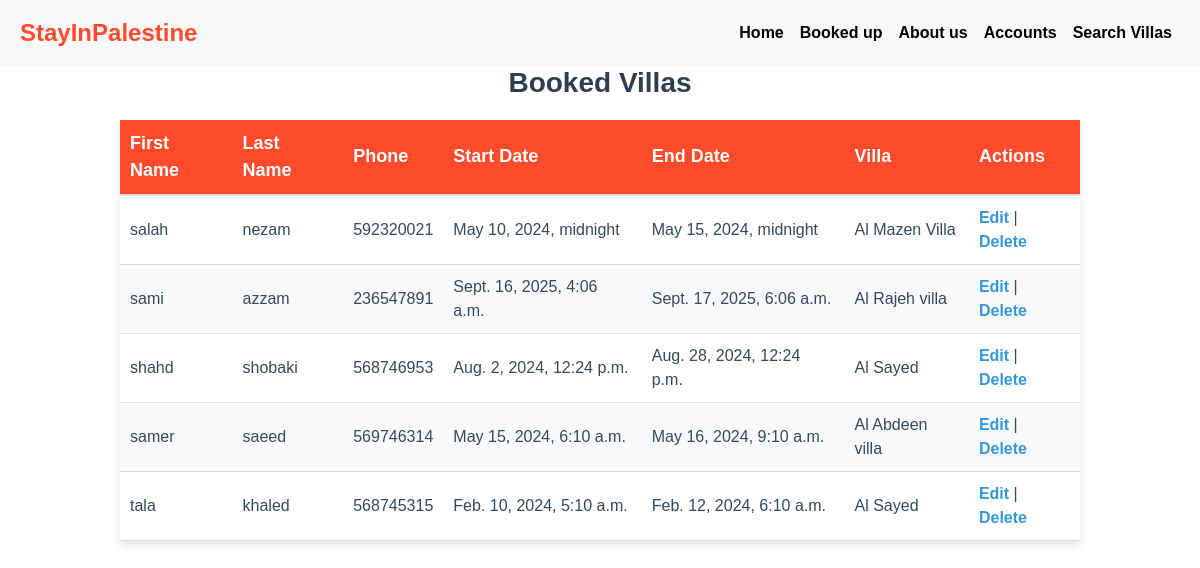
Before: /booked with the older database file.
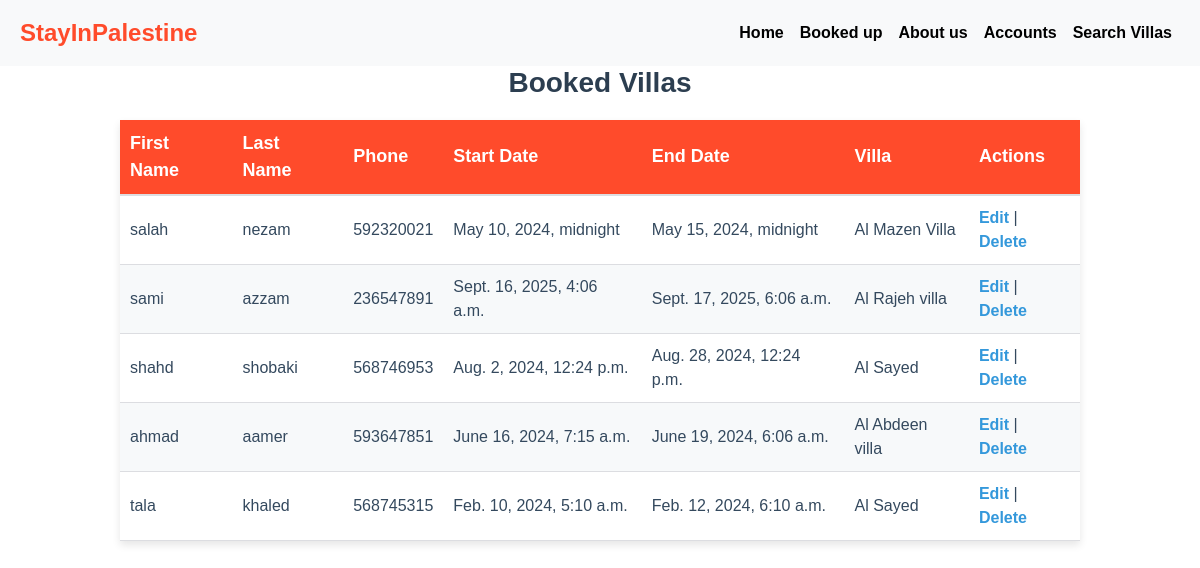
After: the same page with the newer database file.
### group/models.py (models this page shows)
class booking(models.Model):
    First_name = models.CharField(max_length=30)
    Last_name = models.CharField(max_length=30)
    phone = models.IntegerField()
    date_start = models.DateTimeField()
    date_end = models.DateTimeField()
    villas_id = models.ForeignKey(villas, on_delete=models.CASCADE)

class villas(models.Model):
    image = models.ImageField(upload_to='img')
    name = models.CharField(max_length=30)
    desc = models.TextField()
    rooms = models.IntegerField()
    status = models.CharField(max_length=20)
    location = models.CharField(max_length=30)
    price = models.IntegerField()
    user_id = models.ForeignKey(user, on_delete=models.CASCADE)

### group/views.py (the view)
# urls.py: path('booked',views.booked,name='booked'),
def booked(request):
    First_name = request.session.get('First_name')
    Last_name = request.session.get('Last_name')
    if First_name and Last_name:
        user_name = f"{First_name} {Last_name}"
    else:
        user_name = None
    booked_up = booking.objects.all()
    return render(request, 'booked.html', {'booked_up': booked_up ,'user_name': user_name})

### group/templates/booked.html (shortened to what this page needs)
<!DOCTYPE html>
<html lang="en">
<head>
    {% load static %}
    <link href="https://stackpath.bootstrapcdn.com/bootstrap/4.5.2/css/bootstrap.min.css" rel="stylesheet">
    <link rel="stylesheet" href="{% static 'css/booked.css' %}">
</head>
<body>
        <nav class="navbar navbar-expand-lg bg-light">
            <a class="navbar-brand" href="{% url 'index' %}">StayInPalestine</a>
            <div class="collapse navbar-collapse" id="navbarNav">
                <ul class="navbar-nav ml-auto">
                    <li class="nav-item">
                        <a class="nav-link" href="{% url 'index' %}">Home</a>
                    </li>
                    <li class="nav-item">
                        <a class="nav-link" href="{% url 'booked' %}">Booked up</a>
                    </li>
                    <li class="nav-item">
                        <a class="nav-link" href="{% url 'about' %}">About us</a>
                    </li>
                        {% if user_name %}
                        <a class="nav-link" href="{% url 'logout' %}">Logout</a>
                    {% else %}
                    <li class="nav-item">
                        <a class="nav-link" href="{% url 'login' %}">Accounts</a>
                        {% endif %}
                    </li>
                    <li class="nav-item">
                        <a class="nav-link" href="{% url 'villas' %}">Search Villas</a>
                    </li>
                </ul>
            </div>
        </nav>
        <h2>Booked Villas</h2>
        <table>
            <thead>
                <tr>
                    <th>First Name</th>
                    <th>Last Name</th>
                    <th>Phone</th>
                    <th>Start Date</th>
                    <th>End Date</th>
                    <th>Villa</th>
                    <th>Actions</th>
                </tr>
            </thead>
            <tbody>
                {% for booking in booked_up %}
                <tr>
                    <td>{{ booking.First_name }}</td>
                    <td>{{ booking.Last_name }}</td>
                    <td>{{ booking.phone }}</td>
                    <td>{{ booking.date_start }}</td>
                    <td>{{ booking.date_end }}</td>
                    <td>{{ booking.villas_id.name }}</td>
                    <td>
                        <a href="{% url 'edit_booking' booking.id %}">Edit</a> |
                        <a href="{% url 'delete_booking' booking.id %}" onclick="return confirm('Are you sure you want to delete this booking?');">Delete</a>
                    </td>
                </tr>
                {% endfor %}
            </tbody>
        </table>
</body>
</html>

Changed rows visible on the page:
changed booking "Al Abdeen villa": First_name "samer" → "ahmad"; Last_name "saeed" → "aamer"; phone "569746314" → "593647851"; date_start "May 15, 2024, 6:10 a.m." → "June 16, 2024, 7:15 a.m."; date_end "May 16, 2024, 9:10 a.m." → "June 19, 2024, 6:06 a.m."
